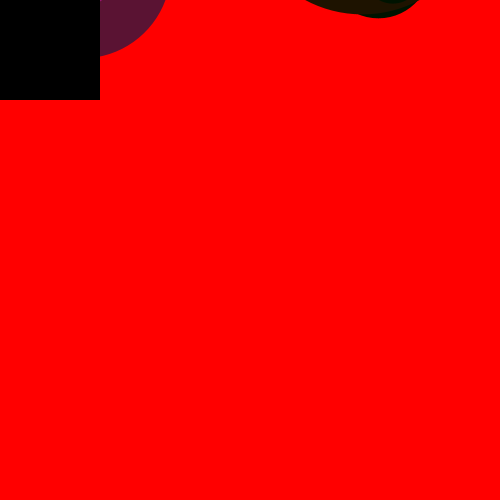
Frame 1 (no input)
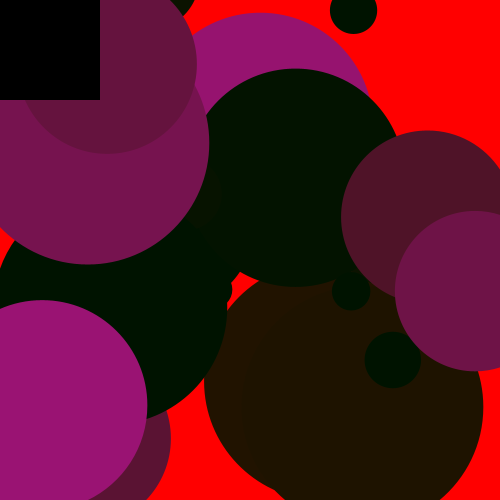
Frame 60 (the mouse pressed at the canvas centre just before this capture)
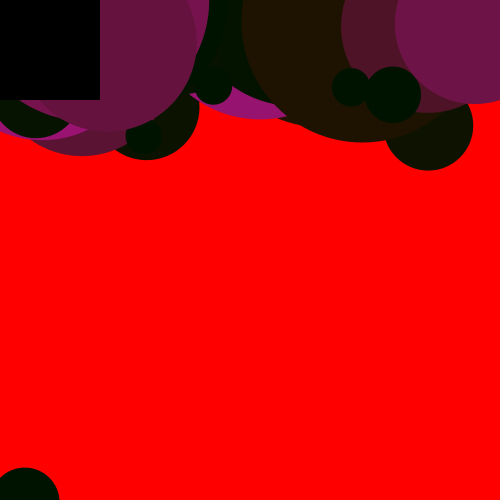
Frame 120 (the mouse held since frame 60 and released just before this capture)

The Processing sketch that drew these frames (run headless with seeded random() and noise(); from frame 60 on, the mouse is pressed at the canvas centre):

// Processing sketch: processing_25264
// ── processing_25264.pde

//Problem Set 3
//Question2
//Matt Iannacci

ball[] a= new ball[30]; 
button button;
float speed = 2;
float gravity = 0.3;

void setup () { 
  size(500,500); 
  smooth(); 
  noStroke();
  background(255,0,0);
  for (int x=0; x < a.length; x++) {
  a[x] = new ball( random(width), random(height-1000));
  }
  color c= color(0);
  button= new button ( 0, 0, 100, 100, c);
} 

void draw () { 
  background(255,0,0);
  for (int x=0; x < a.length; x++) {
    a[x].drawball() ;
    if (button.on()==false) { 
      a[x].drop();
    }
    button.display();
  }
}
void mousePressed() {
  button.click();
}

class ball { 
  float x;
  float y;
  float shade;
  float dia;
  float speed;
  ball (float x, float y) {   
    this.x = x;
    this.y = y; 

    speed = random(0.2,3);
    gravity = 0.2;
    dia = map(speed, 0.1,3,4,250);
    shade = map( speed,0.4,2,random(0), random(200));
  }

  void drawball () { 
    fill(shade-40,19,shade-79);
    ellipse(x, y, dia, dia);
  } 

  void drop () { 
    y = y + speed;
    speed = speed + gravity;
    if (y >= height) {
      speed *= -0.9;
    }
  }
}

class button {
  int btnx;
  int btny;
  int btnw;
  int btnh;
  color c;
  boolean on;
  boolean pressed; 

  button(int btnx, int btny, int btnw, int btnh, color c) {
    this.btnx = btnx;
    this.btny = btny;
    this.btnw = btnw;
    this.btnh = btnh;
    this.c= c;
  }
  void display() {
    fill(c);
    rect(btnx, btny, btnw, btnh);
  }
  void click() {
    if (mouseX > button.btnx && mouseX < button.btnx+btnw && mouseY > button.btny && mouseY < button.btny+btnw) {
      on = !on;
    }
    if (on == true) {
      pressed = true;
    }
    else {
      pressed =false;
    }
  }
  boolean on() {
    if (pressed==true) { 
      return true;
    }
    else { 
      return false;
    }
  }
}
